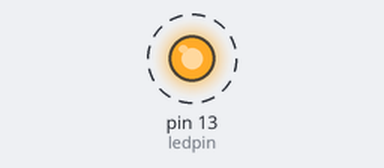
A sketch run on a simulated Arduino Uno, built with avr-gcc and run on an emulated ATmega328P. On the bench: output pins drawn as LEDs (lit = HIGH). Dashed ring = blinking.

Above: at 0.15 s.
Timing chart, 0 to 3.0 s (numbered marks = the images above):
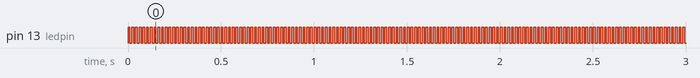

The sketch:

Blink_me.ino
```cpp
//Blink Aeduino

int ledpin = 13;

void setup() {
  pinMode(ledpin,OUTPUT);

}

void loop() {

  digitalWrite(ledpin,HIGH);
  delay(10);
  digitalWrite(ledpin,LOW);
  delay(10);
}
```

Measured:
- by itself, pin 13 (ledpin): alternates HIGH for 0.01 s and LOW for 0.01 s
